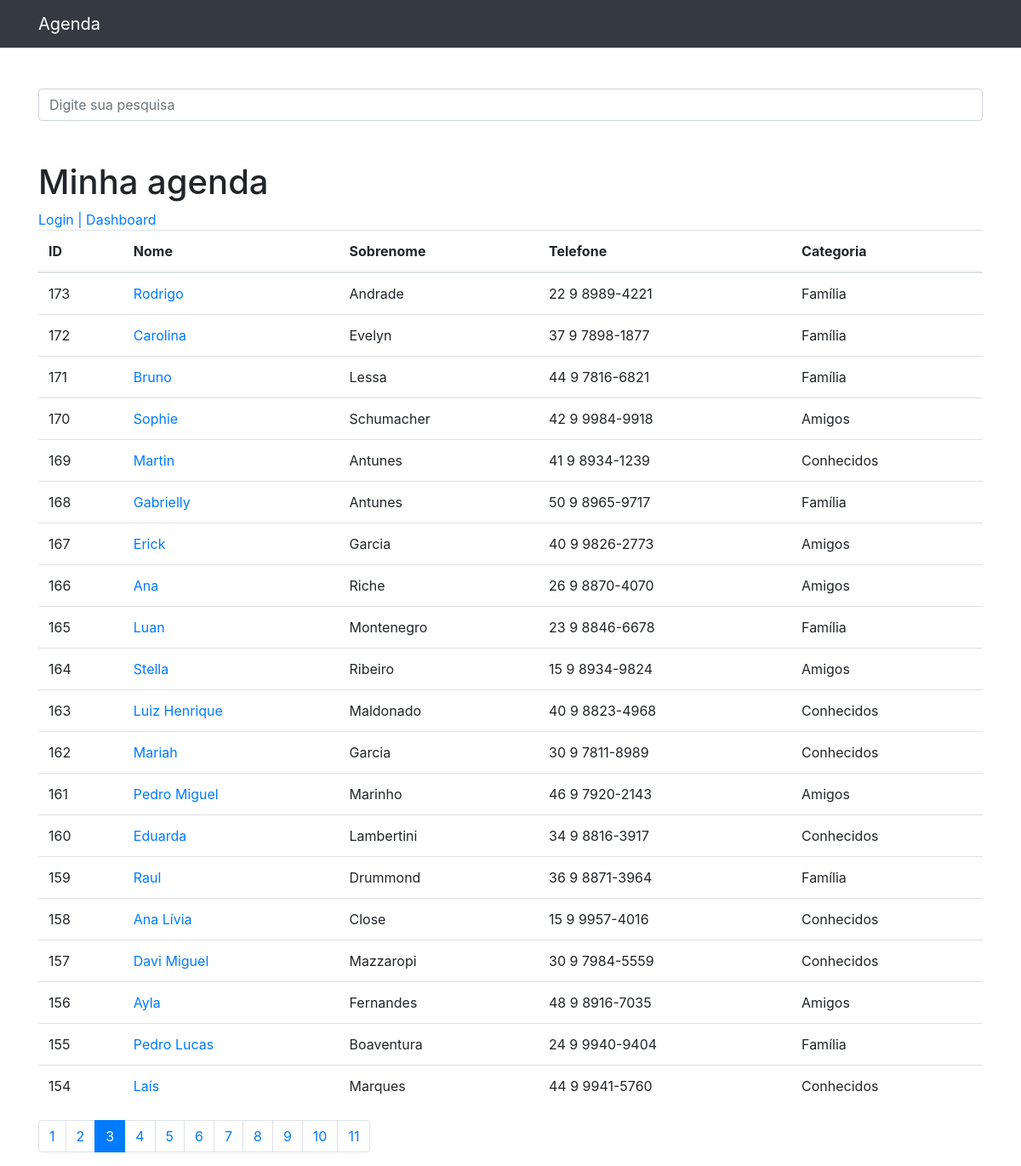
The page /?p=3&termo= on the database its author committed.
### contatos/models.py (models this page shows, shortened)
class Contato(models.Model):
    nome = models.CharField(max_length=150)
    sobrenome = models.CharField(max_length=255, blank=True)
    telefone = models.CharField(max_length=255)
    email = models.CharField(max_length=255, blank=True)
    data_criacao = models.DateTimeField(default=timezone.now)
    descricao = models.TextField(blank=True)
    categoria = models.ForeignKey(Categoria, on_delete=models.DO_NOTHING)
    mostrar = models.BooleanField(default=True)
    foto = models.ImageField(blank=True, upload_to='fotos/%Y/%m/')

class Categoria(models.Model):
    nome = models.CharField(max_length=255)
    def __str__(self):
        return self.nome

### contatos/views.py (the view)
# urls.py: path('', views.index, name='index'),
def index(request):
    contatos = Contato.objects.order_by('-id').filter(
        mostrar=True
    )
    paginator = Paginator(contatos, 20)
    page = request.GET.get('p')
    contatos = paginator.get_page(page)
    return render(request, 'contatos/index.html', {
        'contatos': contatos
    })

### contatos/templates/contatos/index.html
{% extends 'base.html' %}
{%block conteudo%}
    <h1 class="mt-5">Minha agenda</h1>
<a href="{% url 'login' %}">Login | </a>
<a href="{% url 'dashboard' %}">Dashboard</a>
    <table class="table">
      <thead>
        <tr>
          <th>ID</th>
          <th>Nome</th>
          <th>Sobrenome</th>
          <th>Telefone</th>
          <th>Categoria</th>
        </tr>
      </thead>
      <tbody>
        {% for contato in contatos %}
          <tr>
            <td>{{ contato.id }}</td>
            <td>
              <a href="{% url 'ver_contato' contato.id %}">{{ contato.nome }}</a>
            </td>
            <td>{{ contato.sobrenome }}</td>
            <td>{{ contato.telefone }}</td>
            <td>{{ contato.categoria }}</td>
          </tr>
        {% endfor %}
      </tbody>
    </table>
<nav aria-label="Page navigation example">
  <ul class="pagination">
    {% for pagina in contatos.paginator.page_range %}
      {% if contatos.number == pagina %}
        <li class="page-item active">
          <a class="page-link" href="?p={{ pagina }}&termo={{ request.GET.termo }}">{{pagina}}</a>
        </li>
      {% else %}
        <li class="page-item">
          <a class="page-link" href="?p={{ pagina }}&termo={{ request.GET.termo }}">{{pagina}}</a>
        </li>
      {% endif %}
    {% endfor %}
  </ul>
</nav>
{%endblock%}

### rows shown on the page
Contato: id "173", nome "Rodrigo", sobrenome "Andrade", telefone "22 9 8989-4221", categoria "Família"
Contato: id "172", nome "Carolina", sobrenome "Evelyn", telefone "37 9 7898-1877", categoria "Família"
Contato: id "171", nome "Bruno", sobrenome "Lessa", telefone "44 9 7816-6821", categoria "Família"
Contato: id "170", nome "Sophie", sobrenome "Schumacher", telefone "42 9 9984-9918", categoria "Amigos"
Contato: id "169", nome "Martin", sobrenome "Antunes", telefone "41 9 8934-1239", categoria "Conhecidos"
Contato: id "168", nome "Gabrielly", sobrenome "Antunes", telefone "50 9 8965-9717", categoria "Família"
Contato: id "167", nome "Erick", sobrenome "Garcia", telefone "40 9 9826-2773", categoria "Amigos"
Contato: id "166", nome "Ana", sobrenome "Riche", telefone "26 9 8870-4070", categoria "Amigos"
Contato: id "165", nome "Luan", sobrenome "Montenegro", telefone "23 9 8846-6678", categoria "Família"
Contato: id "164", nome "Stella", sobrenome "Ribeiro", telefone "15 9 8934-9824", categoria "Amigos"
Contato: id "163", nome "Luiz Henrique", sobrenome "Maldonado", telefone "40 9 8823-4968", categoria "Conhecidos"
Contato: id "162", nome "Mariah", sobrenome "Garcia", telefone "30 9 7811-8989", categoria "Conhecidos"
Contato: id "161", nome "Pedro Miguel", sobrenome "Marinho", telefone "46 9 7920-2143", categoria "Amigos"
Contato: id "160", nome "Eduarda", sobrenome "Lambertini", telefone "34 9 8816-3917", categoria "Conhecidos"
Contato: id "159", nome "Raul", sobrenome "Drummond", telefone "36 9 8871-3964", categoria "Família"
Contato: id "158", nome "Ana Lívia", sobrenome "Close", telefone "15 9 9957-4016", categoria "Conhecidos"
Contato: id "157", nome "Davi Miguel", sobrenome "Mazzaropi", telefone "30 9 7984-5559", categoria "Conhecidos"
Contato: id "156", nome "Ayla", sobrenome "Fernandes", telefone "48 9 8916-7035", categoria "Amigos"
Contato: id "155", nome "Pedro Lucas", sobrenome "Boaventura", telefone "24 9 9940-9404", categoria "Família"
Contato: id "154", nome "Laís", sobrenome "Marques", telefone "44 9 9941-5760", categoria "Conhecidos"

### other values the page prints
{{ pagina }} "1" "2" "4" "5" "6" "7" "8" "9" "10" "11"
{{ pagina }} "3"
